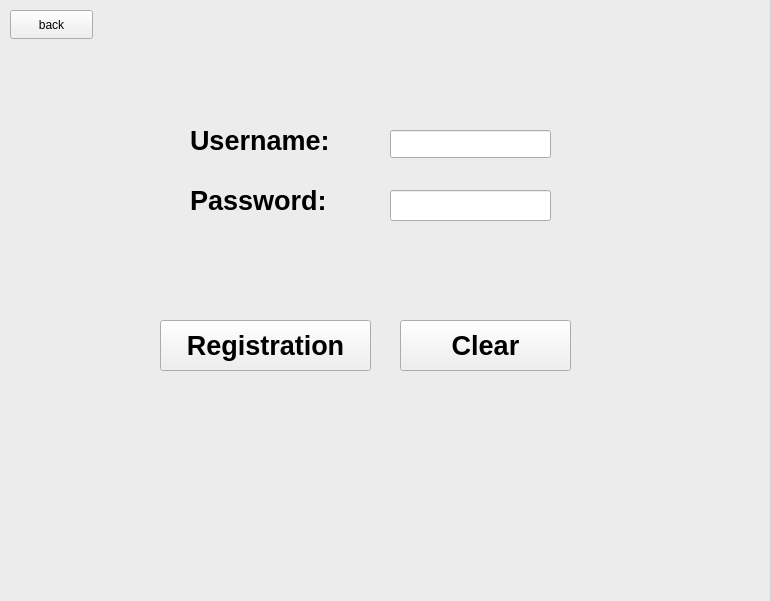
<?xml version="1.0" encoding="UTF-8"?>
<ui version="4.0">
 <class>registration</class>
 <widget class="QWidget" name="registration">
  <property name="geometry">
   <rect>
    <x>0</x>
    <y>0</y>
    <width>771</width>
    <height>601</height>
   </rect>
  </property>
  <property name="windowTitle">
   <string>Form</string>
  </property>
  <widget class="QGroupBox" name="groupBox">
   <property name="geometry">
    <rect>
     <x>-10</x>
     <y>-10</y>
     <width>781</width>
     <height>621</height>
    </rect>
   </property>
   <property name="title">
    <string/>
   </property>
   <widget class="QLabel" name="label">
    <property name="geometry">
     <rect>
      <x>200</x>
      <y>130</y>
      <width>171</width>
      <height>41</height>
     </rect>
    </property>
    <property name="font">
     <font>
      <pointsize>20</pointsize>
      <bold>true</bold>
     </font>
    </property>
    <property name="text">
     <string>Username:</string>
    </property>
   </widget>
   <widget class="QLabel" name="label_2">
    <property name="geometry">
     <rect>
      <x>200</x>
      <y>190</y>
      <width>161</width>
      <height>41</height>
     </rect>
    </property>
    <property name="font">
     <font>
      <pointsize>20</pointsize>
      <bold>true</bold>
     </font>
    </property>
    <property name="text">
     <string>Password:</string>
    </property>
   </widget>
   <widget class="QLineEdit" name="txtUser">
    <property name="geometry">
     <rect>
      <x>400</x>
      <y>140</y>
      <width>161</width>
      <height>28</height>
     </rect>
    </property>
   </widget>
   <widget class="QLineEdit" name="txtPass">
    <property name="geometry">
     <rect>
      <x>400</x>
      <y>200</y>
      <width>161</width>
      <height>31</height>
     </rect>
    </property>
   </widget>
   <widget class="QPushButton" name="regButton">
    <property name="geometry">
     <rect>
      <x>170</x>
      <y>330</y>
      <width>211</width>
      <height>51</height>
     </rect>
    </property>
    <property name="font">
     <font>
      <pointsize>20</pointsize>
      <bold>true</bold>
     </font>
    </property>
    <property name="text">
     <string>Registration</string>
    </property>
   </widget>
   <widget class="QPushButton" name="backButton">
    <property name="geometry">
     <rect>
      <x>20</x>
      <y>20</y>
      <width>83</width>
      <height>29</height>
     </rect>
    </property>
    <property name="text">
     <string>back</string>
    </property>
   </widget>
   <widget class="QPushButton" name="clearButton">
    <property name="geometry">
     <rect>
      <x>410</x>
      <y>330</y>
      <width>171</width>
      <height>51</height>
     </rect>
    </property>
    <property name="font">
     <font>
      <pointsize>20</pointsize>
      <bold>true</bold>
     </font>
    </property>
    <property name="text">
     <string>Clear</string>
    </property>
   </widget>
  </widget>
 </widget>
 <resources/>
 <connections/>
</ui>
